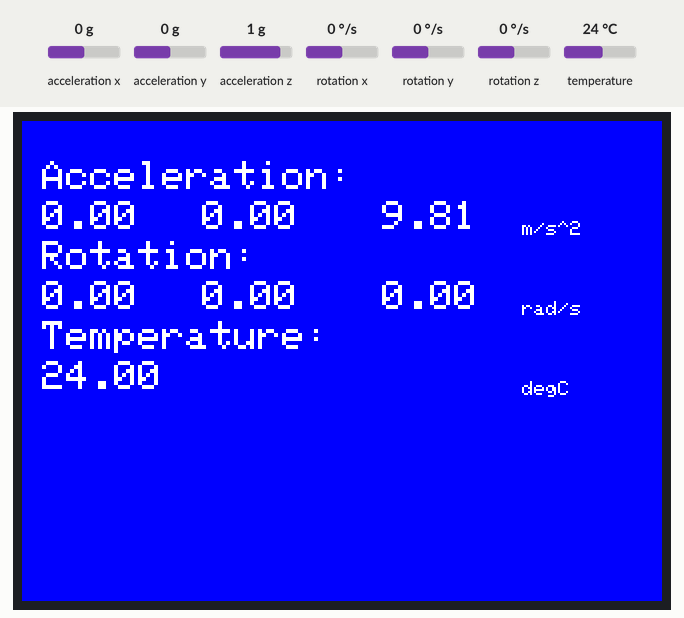
The sketch below on a simulated ESP32. Parts: 320×240 colour display. The inputs (shaded band) are chosen by the test bench; at power-on: acceleration x 0 g, acceleration y 0 g, acceleration z 1 g, rotation x 0 °/s, rotation y 0 °/s, rotation z 0 °/s, temperature 24 °C. What the sketch prints to the serial monitor is not drawn.

Above: at 2.4 s.
2.5 s: acceleration x set to -1.4 g
At 3.9 s:
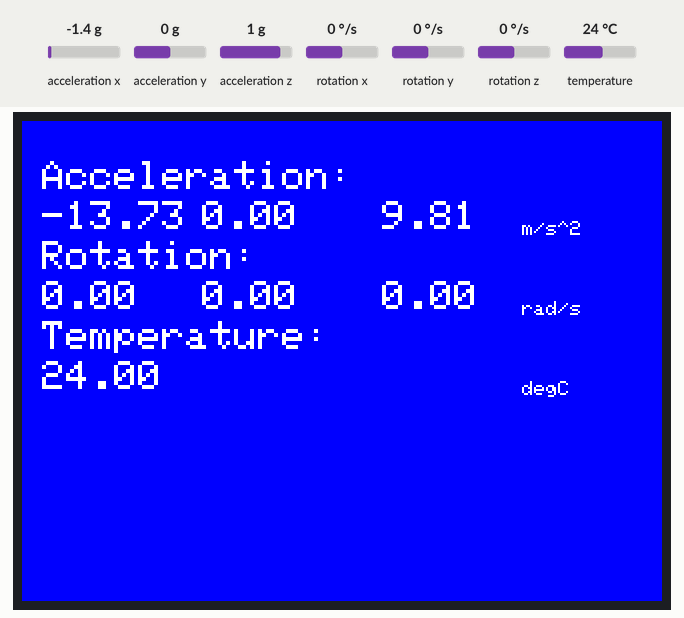
4.3 s: acceleration y set to -1.4 g
At 5.0 s:
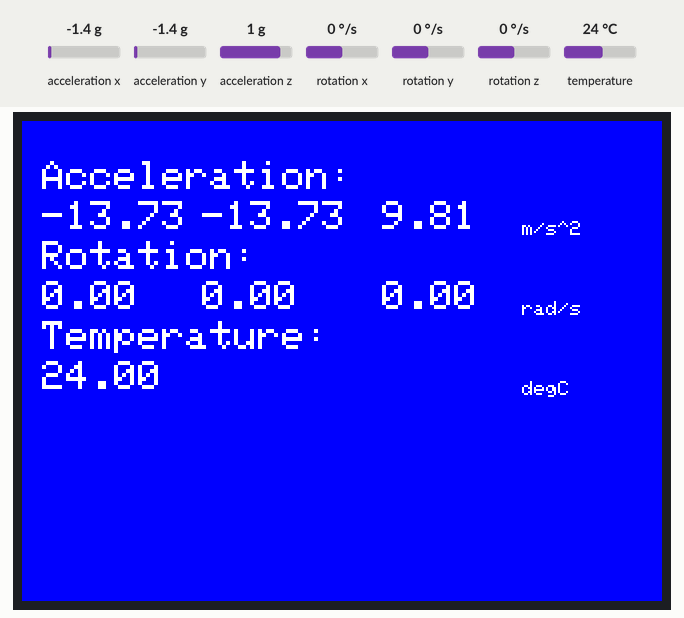
5.9 s: acceleration z set to -1.4 g
At 7.2 s:
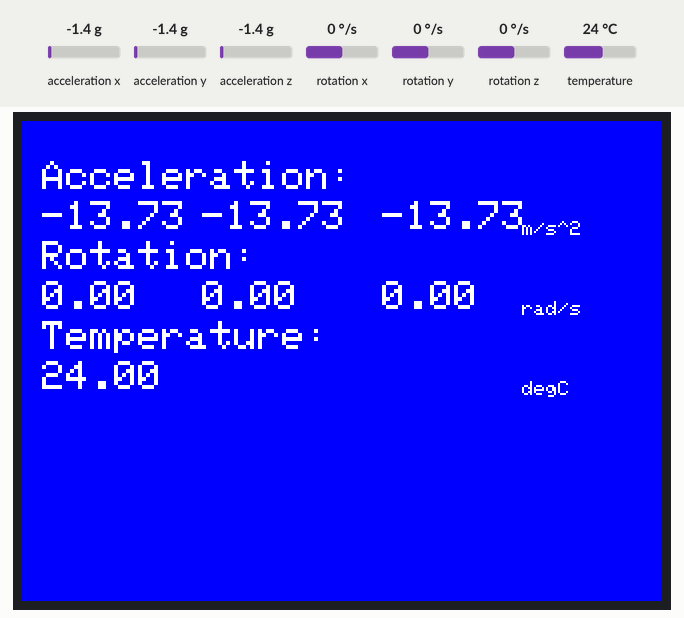
7.5 s: rotation x set to -192 °/s
At 8.6 s:
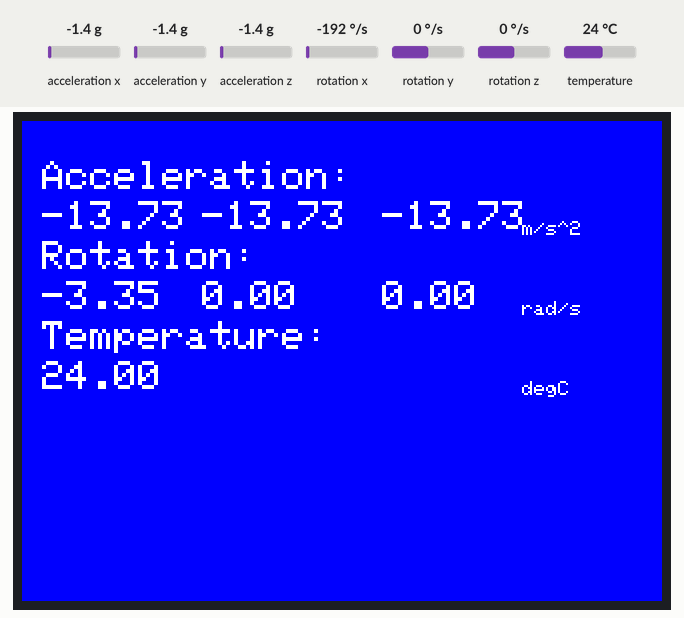
9.1 s: rotation y set to -192 °/s
At 9.9 s:
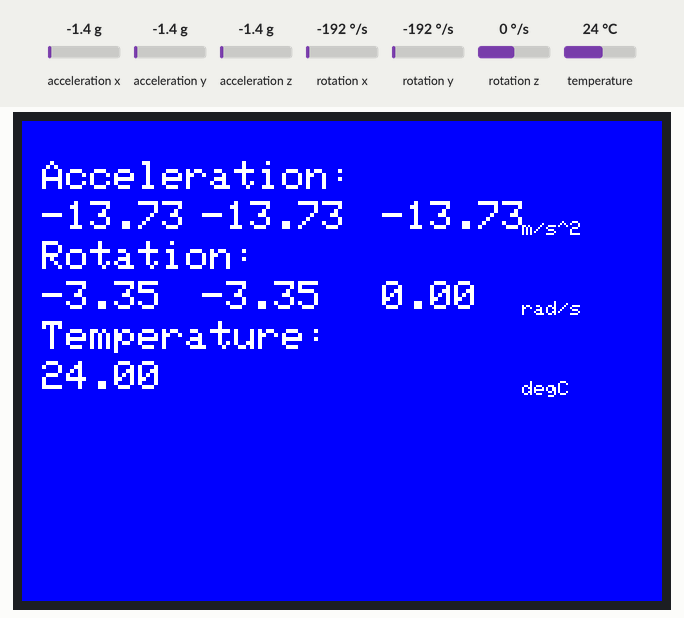
10.7 s: rotation z set to -192 °/s
At 11.3 s:
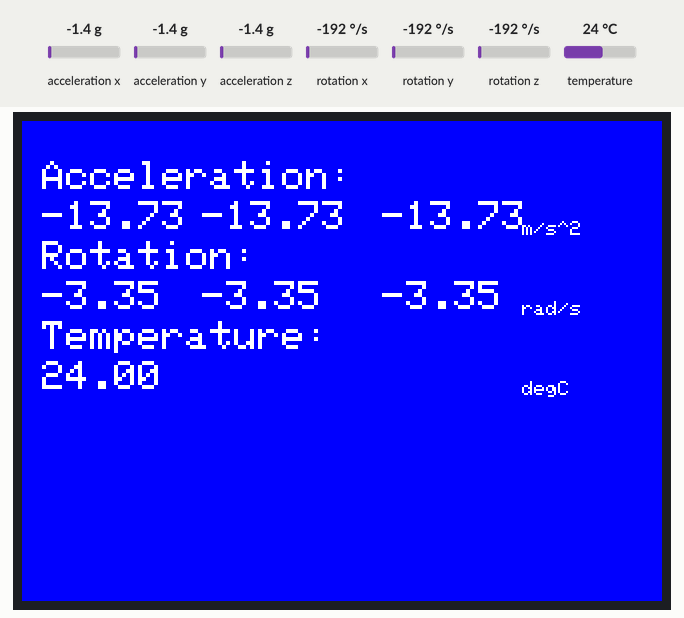
Timing chart, 0 to 13.3 s (numbered marks = the images above; inputs shaded):
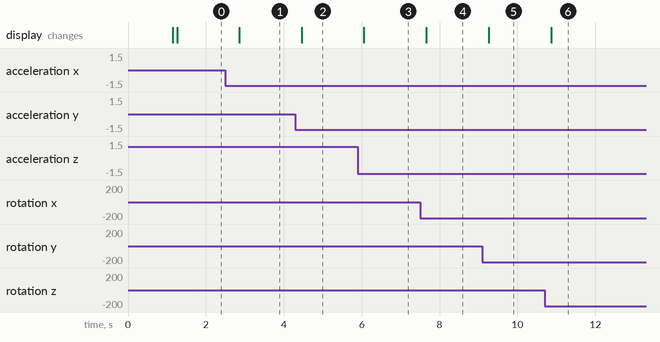

Measured:
- after the input at 2.5 s, the display: changes after 0.36 s (image 1)
- after the input at 4.3 s, the display: changes after 0.16 s (image 2)
- after the input at 5.9 s, the display: changes after 0.16 s (image 3)
- after the input at 7.5 s, the display: changes after 0.16 s (image 4)
- after the input at 9.1 s, the display: changes after 0.16 s (image 5)
- after the input at 10.7 s, the display: changes after 0.16 s (image 6)

The sketch:

ESP32_TFT_tx_rig_v1.ino
```cpp
#include <SPI.h>


#include <TFT_eSPI.h>


#include <Adafruit_MPU6050.h>
#include <Adafruit_Sensor.h>
#include <Wire.h>

Adafruit_MPU6050 mpu;


TFT_eSPI tft = TFT_eSPI();         // Invoke custom library


#define TFT_CS1 12
#define TFT_CS2 14


#define I2C_SDA 23
#define I2C_SCL 18

int t;

TwoWire I2CBME = TwoWire(0);

void setup() {
  // put your setup code here, to run once:
  Serial.begin(115200);
  delay(1000);

  //pinMode(TFT_CS1, OUTPUT);
  pinMode(TFT_CS2, OUTPUT);
  //digitalWrite(TFT_CS1, LOW);
  digitalWrite(TFT_CS2, LOW);


  tft.begin();
  tft.setRotation(3);
  tft.setTextColor(0xFFFF, TFT_BLUE);
  tft.setTextSize(2);
  tft.fillScreen(TFT_BLUE);
  tft.setSwapBytes(true); // We need to swap the colour bytes (endianess)


  I2CBME.begin(I2C_SDA, I2C_SCL, 100000);


  Serial.print("Looking for MPU6050 chip at: ");
  Serial.println(MPU6050_I2CADDR_DEFAULT);
  // Try to initialize!
  if (!mpu.begin(MPU6050_I2CADDR_DEFAULT, &I2CBME)) {
  //if (!mpu.begin(0x68, &I2CBME)) {
    Serial.println("Failed to find MPU6050 chip");
    while (1) {
      delay(10);
    }
  }
  Serial.println("MPU6050 Found!");


  mpu.setAccelerometerRange(MPU6050_RANGE_8_G);
  Serial.print("Accelerometer range set to: ");
  switch (mpu.getAccelerometerRange()) {
  case MPU6050_RANGE_2_G:
    Serial.println("+-2G");
    break;
  case MPU6050_RANGE_4_G:
    Serial.println("+-4G");
    break;
  case MPU6050_RANGE_8_G:
    Serial.println("+-8G");
    break;
  case MPU6050_RANGE_16_G:
    Serial.println("+-16G");
    break;
  }
  mpu.setGyroRange(MPU6050_RANGE_500_DEG);
  Serial.print("Gyro range set to: ");
  switch (mpu.getGyroRange()) {
  case MPU6050_RANGE_250_DEG:
    Serial.println("+- 250 deg/s");
    break;
  case MPU6050_RANGE_500_DEG:
    Serial.println("+- 500 deg/s");
    break;
  case MPU6050_RANGE_1000_DEG:
    Serial.println("+- 1000 deg/s");
    break;
  case MPU6050_RANGE_2000_DEG:
    Serial.println("+- 2000 deg/s");
    break;
  }

  mpu.setFilterBandwidth(MPU6050_BAND_5_HZ);
  Serial.print("Filter bandwidth set to: ");
  switch (mpu.getFilterBandwidth()) {
  case MPU6050_BAND_260_HZ:
    Serial.println("260 Hz");
    break;
  case MPU6050_BAND_184_HZ:
    Serial.println("184 Hz");
    break;
  case MPU6050_BAND_94_HZ:
    Serial.println("94 Hz");
    break;
  case MPU6050_BAND_44_HZ:
    Serial.println("44 Hz");
    break;
  case MPU6050_BAND_21_HZ:
    Serial.println("21 Hz");
    break;
  case MPU6050_BAND_10_HZ:
    Serial.println("10 Hz");
    break;
  case MPU6050_BAND_5_HZ:
    Serial.println("5 Hz");
    break;
  }

  t =0;


  digitalWrite(TFT_CS2, HIGH);
}

void loop() {

  digitalWrite(TFT_CS2, LOW);


      // How much time did rendering take (ESP8266 80MHz 271ms, 160MHz 157ms, ESP32 SPI 120ms, 8bit parallel 105ms
      t = millis() - t;

      Serial.print(t); Serial.println(" ms");

       //tft.setCursor(10, 10);
      //tft.print("Fudge");


  /* Get new sensor events with the readings */
  sensors_event_t a, g, temp;
  Serial.println("get event");
  mpu.getEvent(&a, &g, &temp);
  Serial.println("got event");


  /* Print out the values */
  tft.setTextSize(2);
  tft.setCursor(10, 20);
  tft.print("Acceleration: ");
  tft.setCursor(10, 40);
  tft.print(a.acceleration.x);
  tft.setCursor(90, 40);
  tft.print(a.acceleration.y);
  tft.setCursor(180, 40);
  tft.print(a.acceleration.z);
  tft.setCursor(250, 50);
  tft.setTextSize(1);
  tft.println("m/s^2");


  /* Print out the values */
  Serial.print("Acceleration X: ");
  Serial.print(a.acceleration.x);
  Serial.print(", Y: ");
  Serial.print(a.acceleration.y);
  Serial.print(", Z: ");
  Serial.print(a.acceleration.z);
  Serial.println(" m/s^2");

  /* Print out the values */
  tft.setTextSize(2);
  tft.setCursor(10, 60);
  tft.print("Rotation: ");
  tft.setCursor(10, 80);
  tft.print(g.gyro.x);
  tft.setCursor(90, 80);
  tft.print(g.gyro.y);
  tft.setCursor(180, 80);
  tft.print(g.gyro.z);
  tft.setCursor(250, 90);
  tft.setTextSize(1);
  tft.println("rad/s");

  Serial.print("Rotation X: ");
  Serial.print(g.gyro.x);
  Serial.print(", Y: ");
  Serial.print(g.gyro.y);
  Serial.print(", Z: ");
  Serial.print(g.gyro.z);
  Serial.println(" rad/s");

  tft.setTextSize(2);
  tft.setCursor(10, 100);
  tft.print("Temperature: ");
  tft.setCursor(10, 120);
  tft.print(temp.temperature);
  tft.setCursor(250, 130);
  tft.setTextSize(1);
  tft.println("degC");

  Serial.print("Temperature: ");
  Serial.print(temp.temperature);
  Serial.println(" degC");

  Serial.println("");
  delay(500);


}
```
